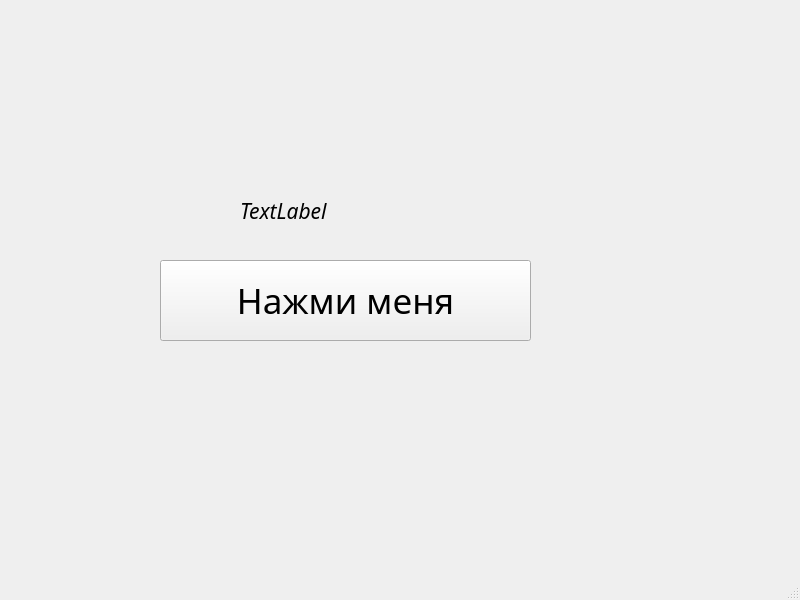
<?xml version="1.0" encoding="UTF-8"?>
<ui version="4.0">
 <class>MainWindow</class>
 <widget class="QMainWindow" name="MainWindow">
  <property name="geometry">
   <rect>
    <x>0</x>
    <y>0</y>
    <width>800</width>
    <height>600</height>
   </rect>
  </property>
  <property name="windowTitle">
   <string>Мое приложение</string>
  </property>
  <widget class="QWidget" name="centralwidget">
   <widget class="QLabel" name="label">
    <property name="geometry">
     <rect>
      <x>240</x>
      <y>180</y>
      <width>201</width>
      <height>61</height>
     </rect>
    </property>
    <property name="font">
     <font>
      <family>Monotype Corsiva</family>
      <pointsize>16</pointsize>
      <italic>true</italic>
      <underline>false</underline>
     </font>
    </property>
    <property name="text">
     <string>TextLabel</string>
    </property>
   </widget>
   <widget class="QPushButton" name="button">
    <property name="geometry">
     <rect>
      <x>160</x>
      <y>260</y>
      <width>371</width>
      <height>81</height>
     </rect>
    </property>
    <property name="font">
     <font>
      <family>MS Reference Sans Serif</family>
      <pointsize>26</pointsize>
     </font>
    </property>
    <property name="text">
     <string>Нажми меня</string>
    </property>
   </widget>
  </widget>
  <widget class="QMenuBar" name="menubar">
   <property name="geometry">
    <rect>
     <x>0</x>
     <y>0</y>
     <width>800</width>
     <height>21</height>
    </rect>
   </property>
  </widget>
  <widget class="QStatusBar" name="statusbar"/>
 </widget>
 <resources/>
 <connections/>
</ui>
